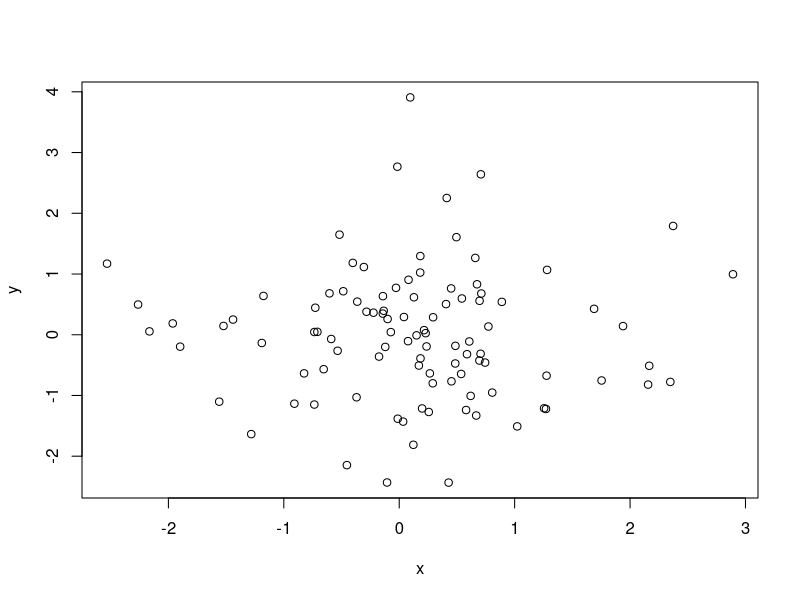
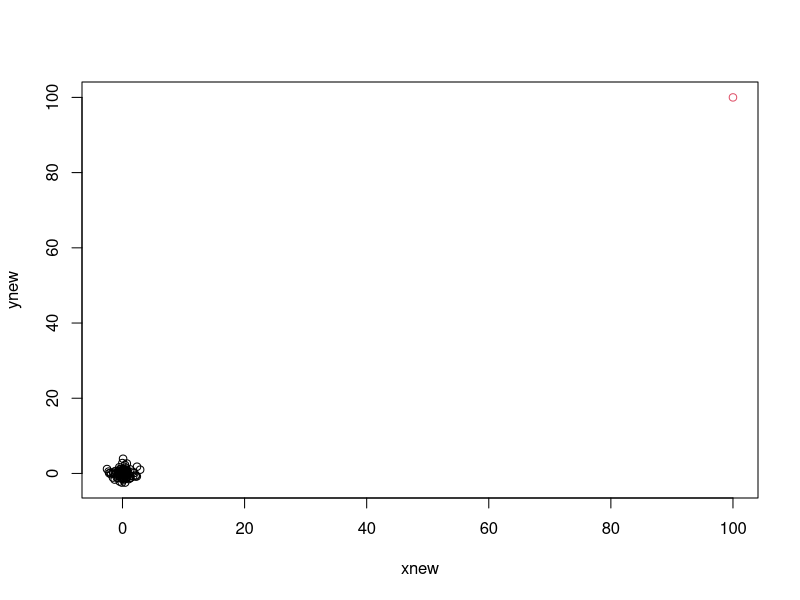
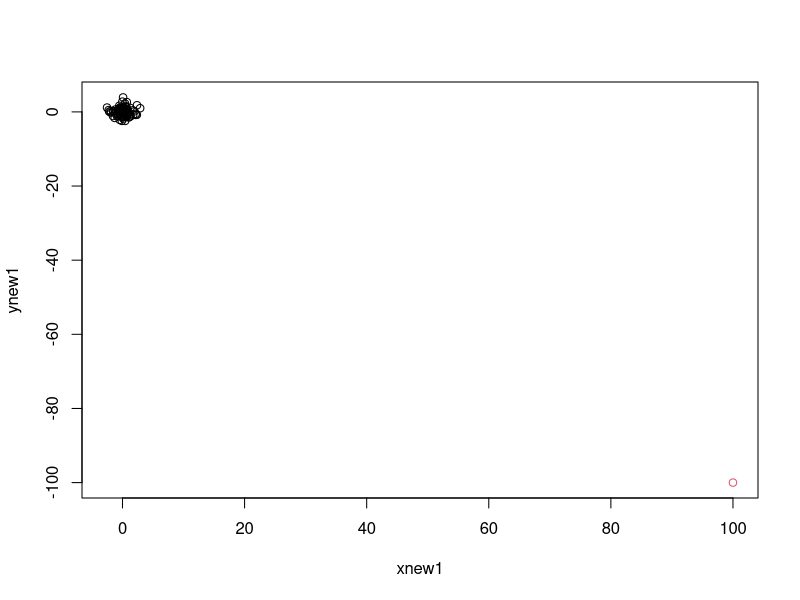

Generate these figures, in order, with R:
## ---- chunk 1
#source('http://datascience101.stanford.edu/profile.R')
knitr::opts_chunk$set(echo = TRUE)
## ---- chunk 2
x = rnorm(100)
y = rnorm(100)
plot(x,y,cex=1)
## ---- chunk 3
cor(x,y)
## ---- chunk 4
xnew = x
xnew[101] = 100
ynew = y
ynew[101] = 100
plot(xnew,ynew,col= c(rep(1,100),2),cex=1)
## ---- chunk 5
cor(xnew,ynew)
## ---- chunk 6
xnew1 = x
xnew1[101] = 100
ynew1 = y
ynew1[101] = -100
plot(xnew1,ynew1,col= c(rep(1,100),2),cex=1)
## ---- chunk 7
cor(xnew1,ynew1)
## ---- chunk 8
cor(x,y)
cor(xnew,ynew)
cor(xnew1,ynew1)
## ---- chunk 9
xrank = rank(x)
yrank = rank(y)
print(xrank[1:3])
print(yrank[1:3])
cor(xrank,yrank)
## ---- chunk 10
xranknew = rank(xnew)
yranknew = rank(ynew)
print(xranknew[c(1:3,101)])
print(yranknew[c(1:3,101)])
cor(xranknew,yranknew)
## ---- chunk 11
xranknew1 = rank(xnew1)
yranknew1 = rank(ynew1)
print(xranknew1[c(1:3,101)])
print(yranknew1[c(1:3,101)])
cor(xranknew1,yranknew1)
## ---- chunk 12
cor(xrank,yrank)
cor(xranknew,yranknew)
cor(xranknew1,yranknew1)
## ---- chunk 13
cor(xrank,yrank,method="spearman")
cor(xranknew,yranknew,method="spearman")
cor(xranknew1,yranknew1,method="spearman")
## ---- chunk 14
x = rnorm(100)
y = exp(5*x)
z = 5*x
## ---- chunk 15
cor(x,y)
cor(x,y,method="spearman")
## ---- chunk 16
cor(x,z)
cor(x,z,method="spearman")
## ---- chunk 17
cor(xrank,yrank,method="kendall")
cor(xranknew,yranknew,method="kendall")
cor(xranknew1,yranknew1,method="kendall")
